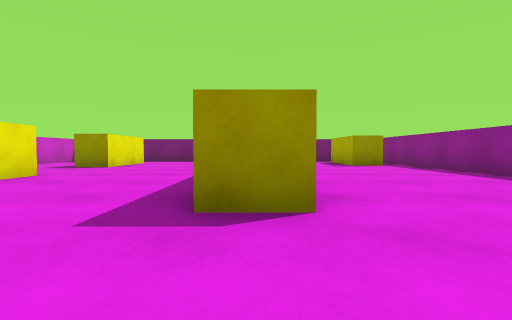
view 1 (above)

15 first-person views from a walk through a 3-D level made in the Unity game engine. The camera is 0.51 m above the floor, tilts 2° down and sees 85° across. The floor is counted in squares, 1 m on a side. Each view is taken from the middle of a square. On the plan, view 1 faces up. The plan holds only what a view shows up to about 9 squares ahead; the rest is blank. The player character is not drawn. Surface patterns are stand-ins for the level's own textures.

view 2
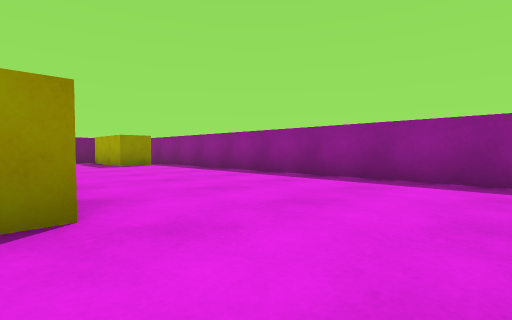

view 3
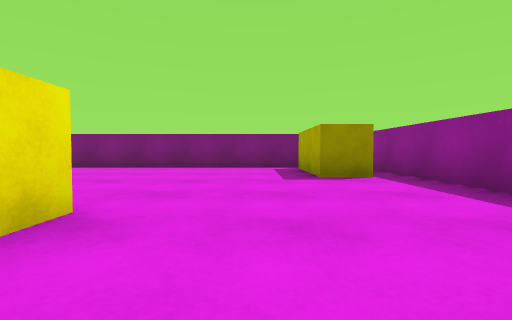

view 4
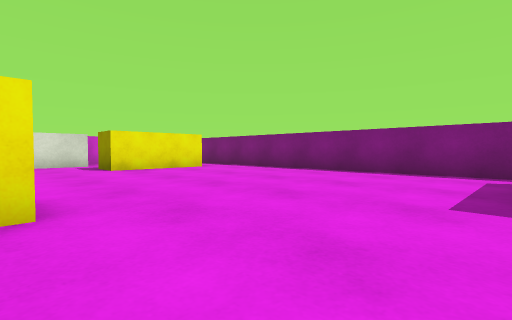

view 5
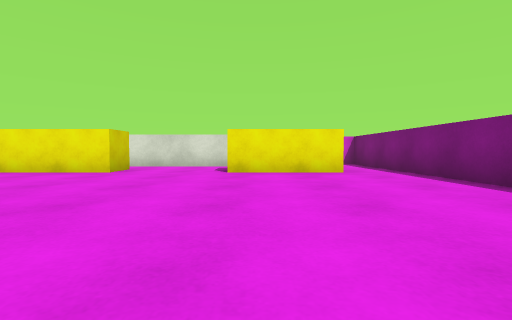

view 6
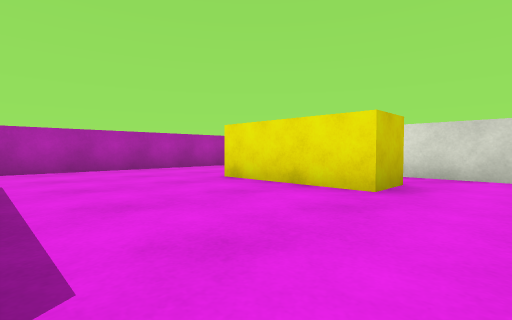

view 7
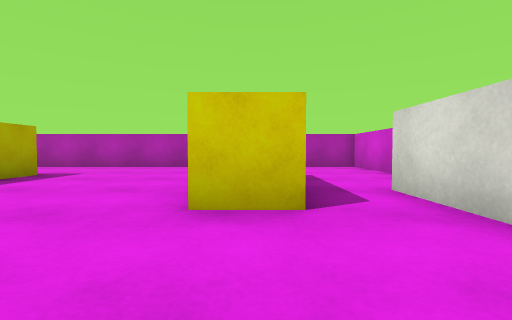

view 8
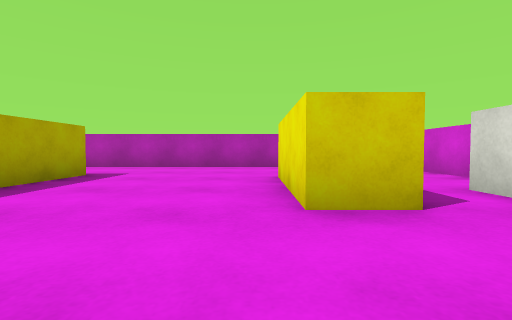

view 9
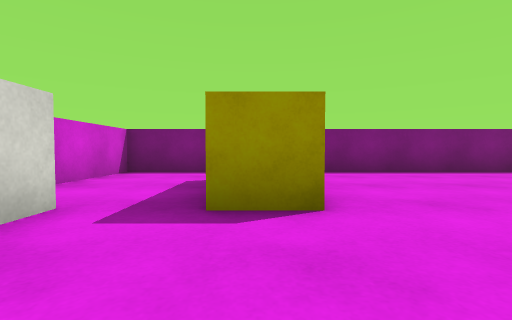

view 10
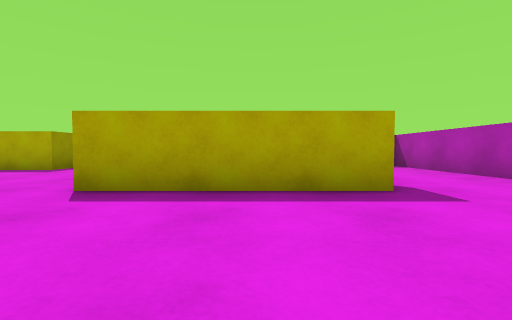

view 11
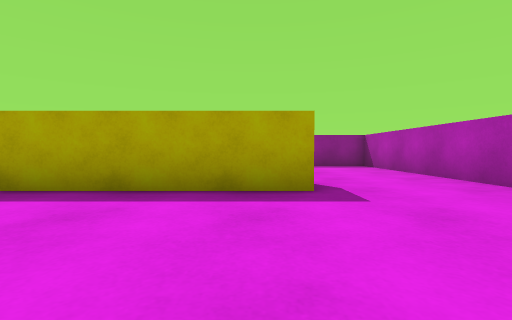

view 12
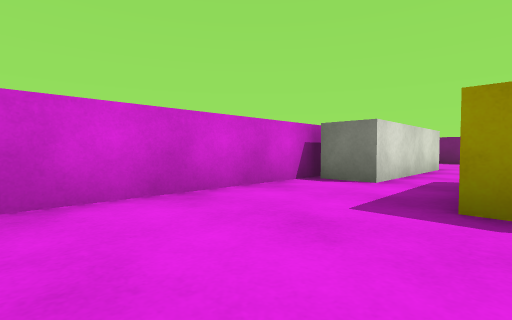

view 13
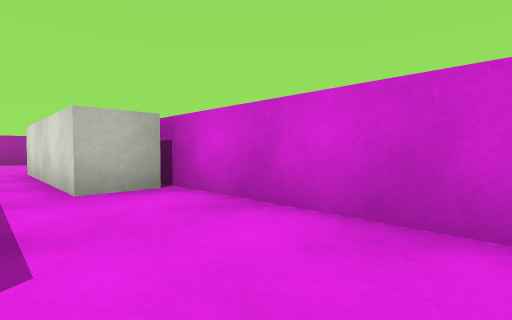

view 14
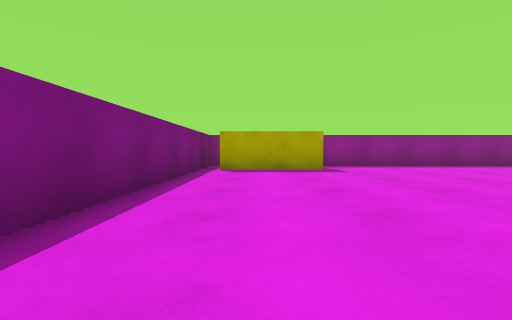

view 15
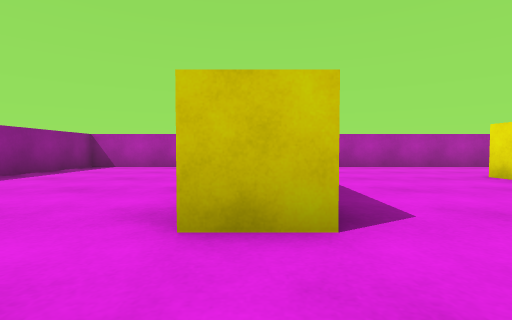

### Floor plan
Points are (right, up) in squares from view 1. A wall is a line through its corners. A room is listed if a view was taken in it or the views show most of it. See-through windows are left out.
Room 1 (views 1, 2, 3, 4, 5, 6, 7, 8, 9, 10, 11, 12, 14, 15)
walls: (0.5, 2.3) (-0.5, 2.3) (-0.5, 6.3) (0.5, 6.3) (0.5, 5.6); (-5.5, 5.6) (-4.4, 5.6) (-4.4, 2.6); (-5, 2.7) (-5.5, 2.7); (-6.8, 8.4) (-6.8, 4.4) (-7.8, 4.4); (4.2, 9.3) (3.2, 9.3) (3.2, 12); (-4.4, 11.1) (-4.4, 8.3) (-5.5, 8.3); (-8, 4.9) (-8, -0.5) (5, -0.5) (5, 12.5); (4.6, 12.5) (-4.5, 12.5)
ways out: opening at (-6, 9) to room 2; opening at (-5, 12) to room 2
Room 2 (view 13)
walls: (-4.5, 12.5) (-8, 12.5) (-8, 7.9); (-7.9, 8.4) (-6.8, 8.4)
ways out: opening at (-6, 9) to room 1; opening at (-5, 12) to room 1

Positions as (right, up) in squares from view 1, and headings:
1: (0, 0), facing up
2: (0, 0), facing up-right
3: (2, 4), facing up
4: (3, 6), facing up-left
5: (2, 9), facing left
6: (-1, 7), facing down-left
7: (-5, 8), facing down
8: (-4, 8), facing down
9: (-5, 6), facing up
10: (-4, 4), facing right
11: (-4, 3), facing right
12: (-5, 0), facing up-left
13: (-6, 12), facing down-left
14: (-4, 11), facing right
15: (0, 8), facing down
